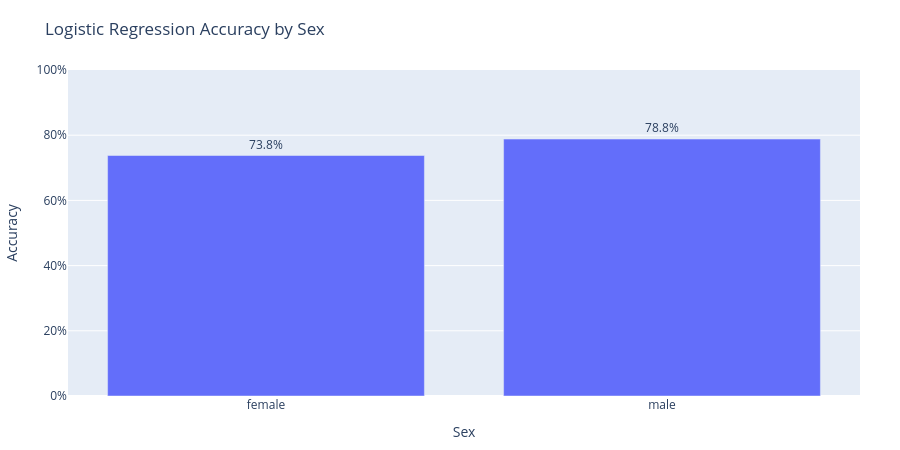

Notebook cell for this chart:
### Markdown cell above
**Accuracy by sex**

### Code cell
fig = px.bar(
    lr_acc_sex,
    x="Sex",
    y="Accuracy",
    text="AccuracyPct",
    title="Logistic Regression Accuracy by Sex",
    custom_data=["n"]
)

fig.update_traces(
    texttemplate="%{text:.1f}%",
    textposition="outside",
    hovertemplate=(
        "<b>%{x}</b><br>"
        "Accuracy: %{y:.1%}<br>"
        "n: %{customdata[0]}<extra></extra>"
    )
)

fig.update_layout(
    yaxis=dict(title="Accuracy", tickformat=".0%", range=[0, 1]),
    xaxis_title="Sex",
    height=450,
    margin=dict(t=70, r=40, b=50, l=60)
)

fig.show()

### Figure 1 — Plotly figure (JSON) as saved in the notebook; plotly's stock layout.template omitted (floating-point values rounded to 4 significant figures)
{"data": [{"customdata": [[61], [118]], "hovertemplate": "<b>%{x}</b><br>Accuracy: %{y:.1%}<br>n: %{customdata[0]}<extra></extra>", "legendgroup": "", "marker": {"color": "#636efa", "pattern": {"shape": ""}}, "name": "", "orientation": "v", "showlegend": false, "text": [73.8, 78.8], "textposition": "outside", "texttemplate": "%{text:.1f}%", "type": "bar", "x": ["female", "male"], "xaxis": "x", "y": [0.7377, 0.7881], "yaxis": "y"}], "layout": {"barmode": "relative", "height": 450, "legend": {"tracegroupgap": 0}, "margin": {"b": 50, "l": 60, "r": 40, "t": 70}, "title": {"text": "Logistic Regression Accuracy by Sex"}, "xaxis": {"anchor": "y", "domain": [0, 1], "title": {"text": "Sex"}}, "yaxis": {"anchor": "x", "domain": [0, 1], "range": [0, 1], "tickformat": ".0%", "title": {"text": "Accuracy"}}}}
